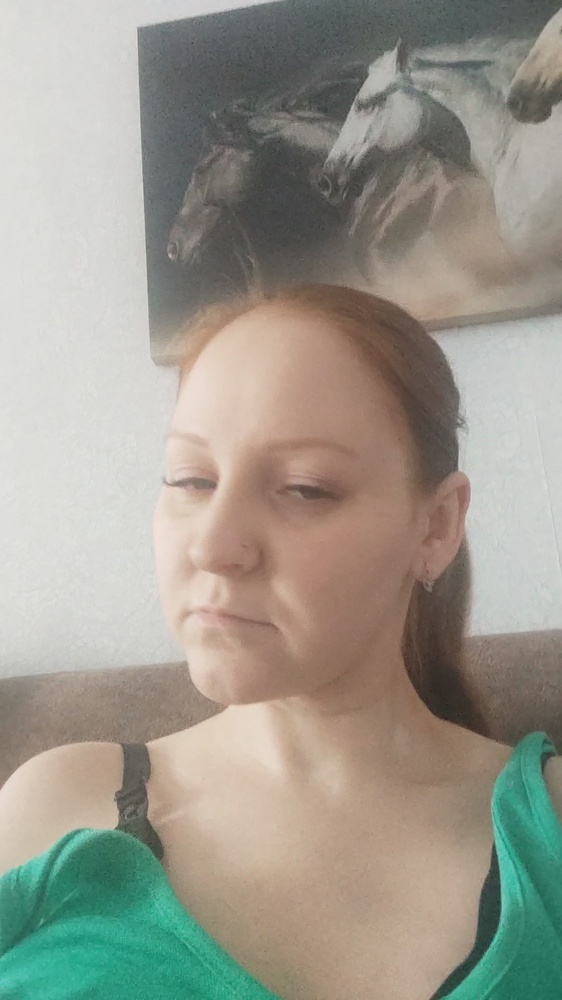
#> input picture recapture_detection/dataset/real/0001e96803--6228928cb608822f9f53589e__Xiaomi redmi note 9 pro_frame_1.jpg, 562 x 1000 px, shrunk from 1080 x 1920 before the run
$ python -i preprocessing.py   (imports and definitions only)
#> lines starting #> are read from the running program, lines starting #| are printed output that depends on the picture
import cv2
import numpy as np

def preprocess_image(image_path, target_size=(256, 256)):
    """
    Extracts crops without resizing to preserve sub-pixel screen grids.
    Pads small images using reflection to avoid hard boundary artifacts.
    """
#> called with target_size = (256, 256)
    img = cv2.imread(image_path)
#> img is the input picture: shape (1000, 562, 3); mean B, G, R 142.1, 153.4, 155.8
    if img is None:
        raise ValueError(f"Could not read image: {image_path}")

    h, w = img.shape[:2]
#> h = 1000; w = 562

    # Center crop if large enough
    if h >= target_size[0] and w >= target_size[1]:
        sy = (h - target_size[0]) // 2
#> sy = 372
        sx = (w - target_size[1]) // 2
#> sx = 153
        img_crop = img[sy:sy+target_size[0], sx:sx+target_size[1]]
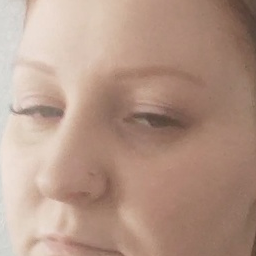
#> img_crop: shape (256, 256, 3); mean B, G, R 135.4, 150.9, 180.4
    else:
        # Reflect pad if too small (preserves textures, prevents resizing artifacts)
        pad_y = max(0, target_size[0] - h)
        pad_x = max(0, target_size[1] - w)
        img_crop = cv2.copyMakeBorder(
            img, pad_y//2, pad_y - pad_y//2, pad_x//2, pad_x - pad_x//2,
            cv2.BORDER_REFLECT_101
        )

    img_rgb = cv2.cvtColor(img_crop, cv2.COLOR_BGR2RGB)
    gray = cv2.cvtColor(img_crop, cv2.COLOR_BGR2GRAY)
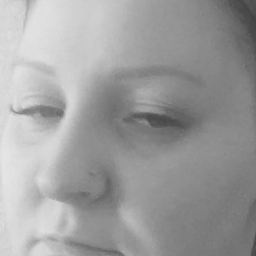
#> gray: shape (256, 256); min 63, max 230, mean 157.9
    ycbcr = cv2.cvtColor(img_crop, cv2.COLOR_BGR2YCrCb)
#> ycbcr: shape (256, 256, 3); mean of channels 0, 1, 2 157.9, 144, 115.3

    return img_rgb, gray, ycbcr

>>> result = preprocess_image('dataset/real/0001e96803--6228928cb608822f9f53589e__Xiaomi redmi note 9 pro_frame_1.jpg')

$ run again, on recapture_detection/dataset/real/0001e96803--6228928cb608822f9f53589e__Xiaomi redmi note 9 pro_frame_2.jpg
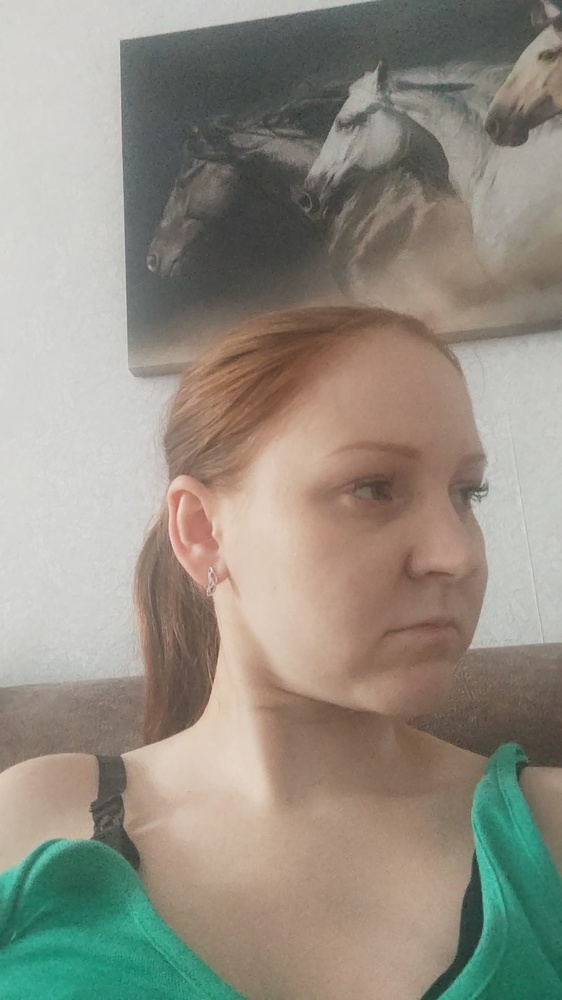
#> input picture recapture_detection/dataset/real/0001e96803--6228928cb608822f9f53589e__Xiaomi redmi note 9 pro_frame_2.jpg, 562 x 1000 px, shrunk from 1080 x 1920 before the run
#> in preprocess_image, img is the input picture: shape (1000, 562, 3); mean B, G, R 131.3, 143, 148.1
#> in preprocess_image, `img_crop = img[sy:sy+target_size[0], sx:sx+target_size[1]]`:
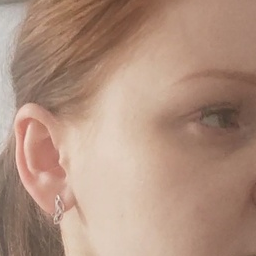
#> img_crop: shape (256, 256, 3); mean B, G, R 127, 144.5, 176.1
#> in preprocess_image, `gray = cv2.cvtColor(img_crop, cv2.COLOR_BGR2GRAY)`:
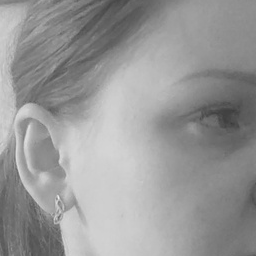
#> gray: shape (256, 256); min 57, max 241, mean 152
#> ycbcr: shape (256, 256, 3); mean of channels 0, 1, 2 152, 145.3, 113.9

$ run again, on recapture_detection/dataset/real/0001e96803--62294efac72a824e5bb369f3__Xiaomi note 10s_frame_0.jpg
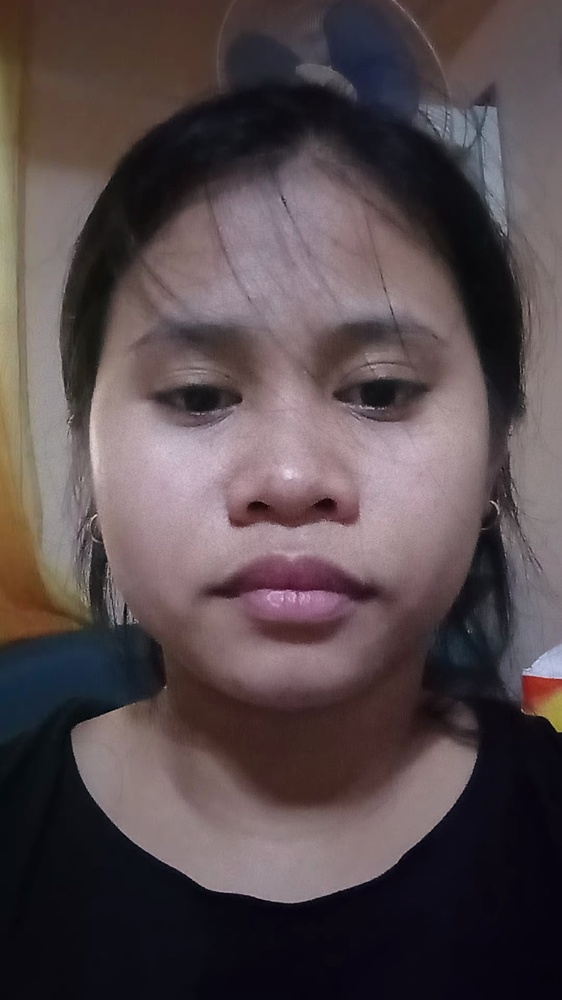
#> input picture recapture_detection/dataset/real/0001e96803--62294efac72a824e5bb369f3__Xiaomi note 10s_frame_0.jpg, 562 x 1000 px, shrunk from 1080 x 1920 before the run
#> in preprocess_image, img is the input picture: shape (1000, 562, 3); mean B, G, R 75.9, 73.2, 85.8
#> in preprocess_image, `img_crop = img[sy:sy+target_size[0], sx:sx+target_size[1]]`:
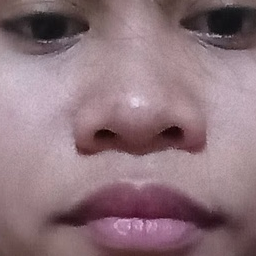
#> img_crop: shape (256, 256, 3); mean B, G, R 123.9, 116.1, 141.8
#> in preprocess_image, `gray = cv2.cvtColor(img_crop, cv2.COLOR_BGR2GRAY)`:
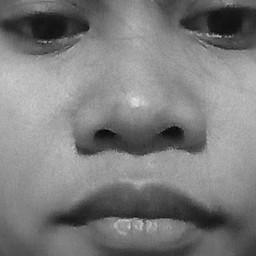
#> gray: shape (256, 256); min 7, max 224, mean 124.7
#> ycbcr: shape (256, 256, 3); mean of channels 0, 1, 2 124.7, 140.3, 127.6

$ run again, on recapture_detection/dataset/real/0001e96803--62294efac72a824e5bb369f3__Xiaomi note 10s_frame_1.jpg
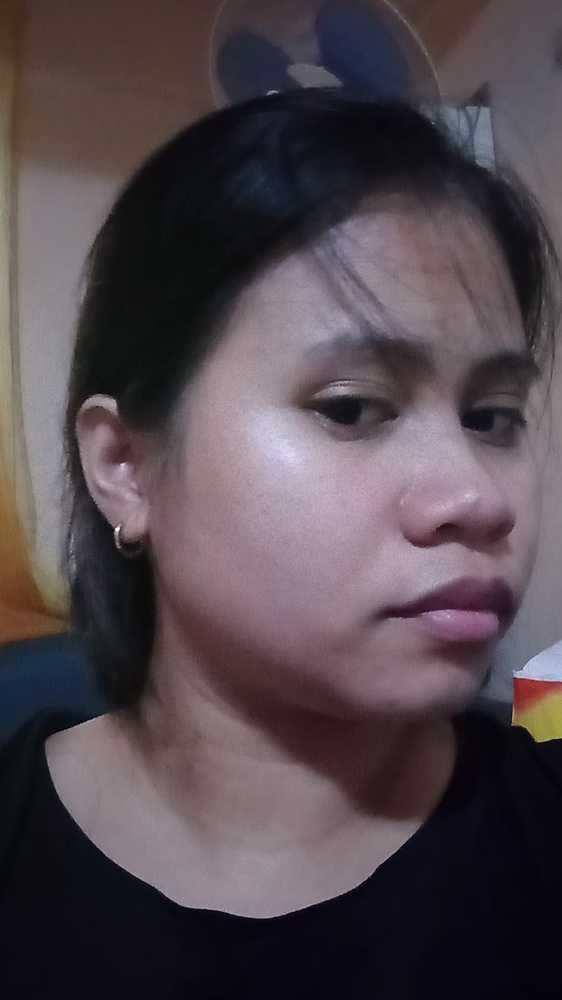
#> input picture recapture_detection/dataset/real/0001e96803--62294efac72a824e5bb369f3__Xiaomi note 10s_frame_1.jpg, 562 x 1000 px, shrunk from 1080 x 1920 before the run
#> in preprocess_image, img is the input picture: shape (1000, 562, 3); mean B, G, R 76.9, 70.9, 80.9
#> in preprocess_image, `img_crop = img[sy:sy+target_size[0], sx:sx+target_size[1]]`:
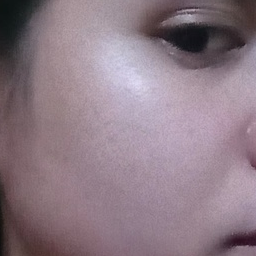
#> img_crop: shape (256, 256, 3); mean B, G, R 133.4, 122.9, 141.4
#> ycbcr: shape (256, 256, 3); mean of channels 0, 1, 2 129.7, 136.4, 130.2
